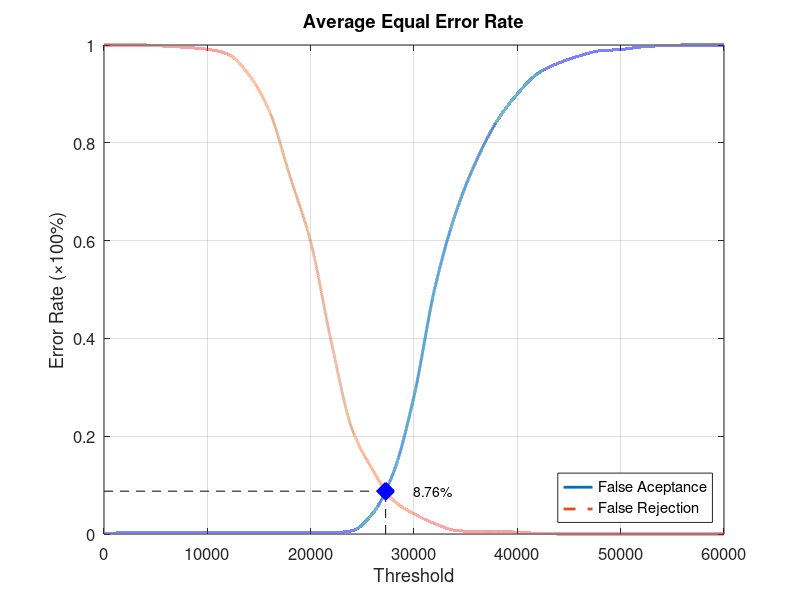
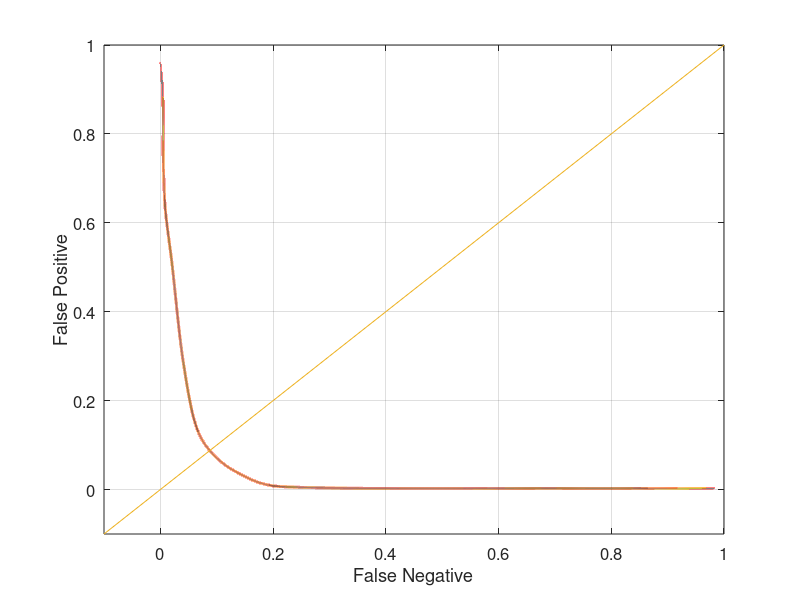

Recreate these plots in MATLAB, in order.
function yEER = Experiment5Average
close all;
clear;
clc;
x = 0:2000:60000;
xq = 0:0.5:60000;

y0 = [0 0.00263158 0.00263158 0.00263158 0.00263158 0.00263158 0.00263158 0.00263158 0.00263158 0.00263158 0.00263158 0.00263158 0.00657895 0.0421053 0.125 0.281579 0.501316 0.653947 0.761842 0.843421 0.9 0.942105 0.963158 0.977632 0.988158 0.990789 0.996053 0.998684 1 1 1];
yy0 = interp1(x, y0, xq, 'pchip');
y1 = [1 1 1 0.9975 0.995 0.99125 0.98125 0.94 0.865 0.73125 0.5975 0.3925 0.215 0.13125 0.06875 0.04125 0.02125 0.0075 0.005 0.005 0.00375 0.00125 0 0 0 0 0 0 0 0 0];
yy1 = interp1(x, y1, xq, 'pchip');

% Calculating EER: 
y2 = abs(y0 - y1);
find(y2 == min(y2))
yy2 = abs(yy0 - yy1);
xEER = find(yy2 == min(yy2));
xEERIndex = xq(xEER) % X-axis EER
yEER = yy0(xEER) % Y-axis EER

main = figure
plot(xq, yy0,'-','LineWidth', 2);	hold on
plot(xq, yy1,'--','LineWidth', 2);	hold on
plot([xEERIndex xEERIndex], [0 yEER], 'k--');	hold on
plot([0 xEERIndex], [yEER yEER], 'k--');	hold on
plot(xEERIndex, yEER, 'bx', 'LineWidth', 10);	hold on
text(xEERIndex + 10 * xEERIndex / 100, yEER, [num2str(round((10000 * yEER)) / 100) '%'])
legend('False Aceptance', 'False Rejection', 'Location', 'SouthEast')
xlabel('Threshold')
ylabel('Error Rate (\times100%)')
title('Average Equal Error Rate')
set(gca, 'FontSize', 12)
axis([0 60000 0 1])
grid on

print(main, 'Experiment5AverageMain', '-dpng');
FNRxFPR = figure('Color', [1 1 1]);
plot(yy1, yy0, '-', yy1, yy0, 'LineWidth', 2);
hold on
y = -0.1:0.1:1
plot(y, y); 
set(gca, 'FontSize', 12)
xlabel('False Negative')
ylabel('False Positive')
axis([-0.1 1 -0.1 1])
set(gca, 'FontSize', 12)
grid on

print(FNRxFPR, 'Experiment5AverageFNRxFPR','-dpng');
end
